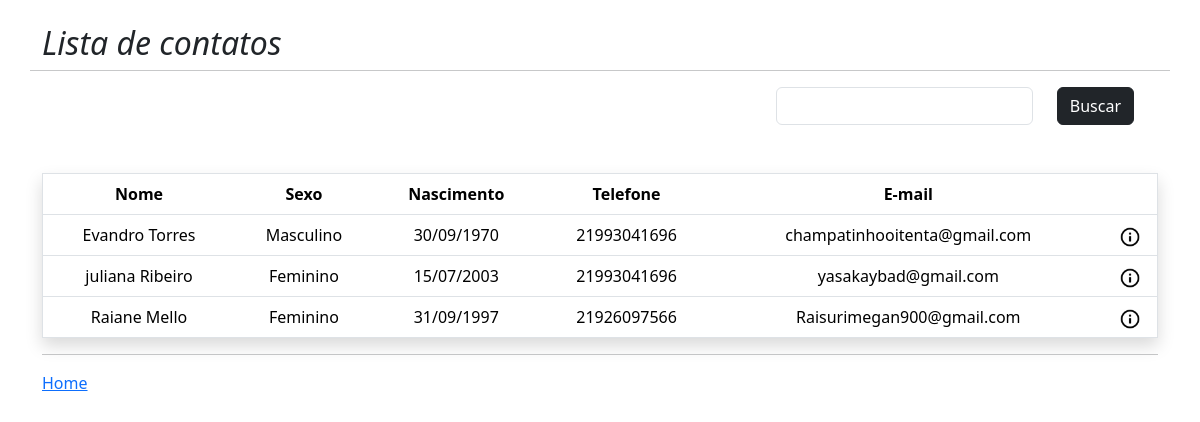
Before: /lista (signed in) with the older database file.
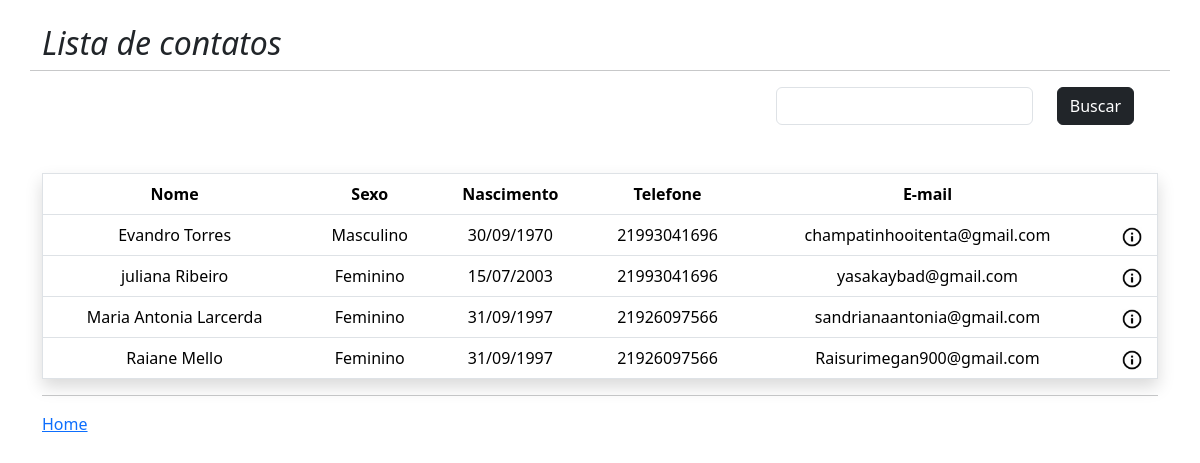
After: the same page with the newer database file.
### estudo/models.py (models this page shows)
class User(db.Model, UserMixin):
    id = db.Column(db.Integer, primary_key=True)
    nome = db.Column(db.String, nullable=True)
    sobrenome = db.Column(db.String, nullable=True)
    sexo = db.Column(db.String, nullable=True)
    nascimento = db.Column(db.Integer, nullable=True)
    telefone = db.Column(db.Integer, nullable=True)
    email = db.Column(db.String, unique=True, nullable=True)
    senha = db.Column(db.String, nullable=True)
    posts = db.relationship('Post', backref='user', lazy=True)
    post_comentario = db.relationship('PostComentario', backref='user', lazy=True)

### estudo/routes.py (the view)
@app.route('/lista')
@login_required
def lista():
    pesquisa = request.args.get('pesquisa', '')
    if pesquisa != '':
        dados = User.query.filter_by(nome=pesquisa).all()
    else:
        dados = User.query.all()
    dados_filtrados = [x for x in dados if x.nome is not None]
    dados_ordenados = sorted(dados_filtrados, key=lambda x: x.nome.lower())
    context = {'dados': dados_ordenados}
    return render_template("lista.html", context=context)

### estudo/models.py (called while the page is built)
@login_manager.user_loader
def load_user(user_id):       #DECORADOR
    return User.query.get(int(user_id))

### estudo/templates/lista.html
{% extends "reprise.html" %}
{% block content %}
    <div class="container">
        <div class="row mt-4">
            <i><h2>Lista de contatos</h2></i>
            <hr>
            <form class="row justify-content-end" method="get">
                <div class="col-auto">
                    <input class="form-control" type="text" name="pesquisa" id="">
                </div>
                <div class="col-auto">
                    <button class="btn btn-dark" type="submit">Buscar</button>
                </div>
            </form>
        </div>
        <div class="col-12 mt-5">
            <table class="table text-center border shadow">
                <thead>
                    <tr>
                        <th>Nome</th>
                        <th>Sexo</th>
                        <th>Nascimento</th>
                        <th>Telefone</th>
                        <th>E-mail</th>
                        <th></th>
                    </tr>
                </thead>
                <tbody>
                    {% for dado in context['dados'] %}
                        <tr>
                            <td>{{ dado.nome }} {{ dado.sobrenome}}</td>
                            <td>{{ dado.sexo }}</td>
                            <td>{{ dado.nascimento }}</td>
                            <td>{{ dado.telefone }}</td>
                            <td>{{ dado.email }}</td>
                            <td><a href="{{url_for('contatoDetail', id=dado.id)}}"><img src="{{url_for('static', filename='img/icon.png')}}" alt="" style="width: 20px;"></a></td>
                        </tr>
                    {% endfor %}
                </tbody>
            </table>
            <hr>
            <a href="{{url_for('home')}}">Home</a>
        </div>
    </div>
{% endblock %}

### estudo/templates/reprise.html (shortened to what this page needs)
<!DOCTYPE html>
<html lang="pt-br">
<head>
    <link href="https://cdn.jsdelivr.net/npm/bootstrap@5.3.6/dist/css/bootstrap.min.css" rel="stylesheet">
</head>
<body>
    {% block content %} {% endblock %}
</body>
</html>

Changed rows visible on the page:
added User: nome "Maria", sobrenome "Antonia Larcerda", sexo "Feminino", nascimento "31/09/1997", telefone "21926097566", email "sandrianaantonia@gmail.com"
